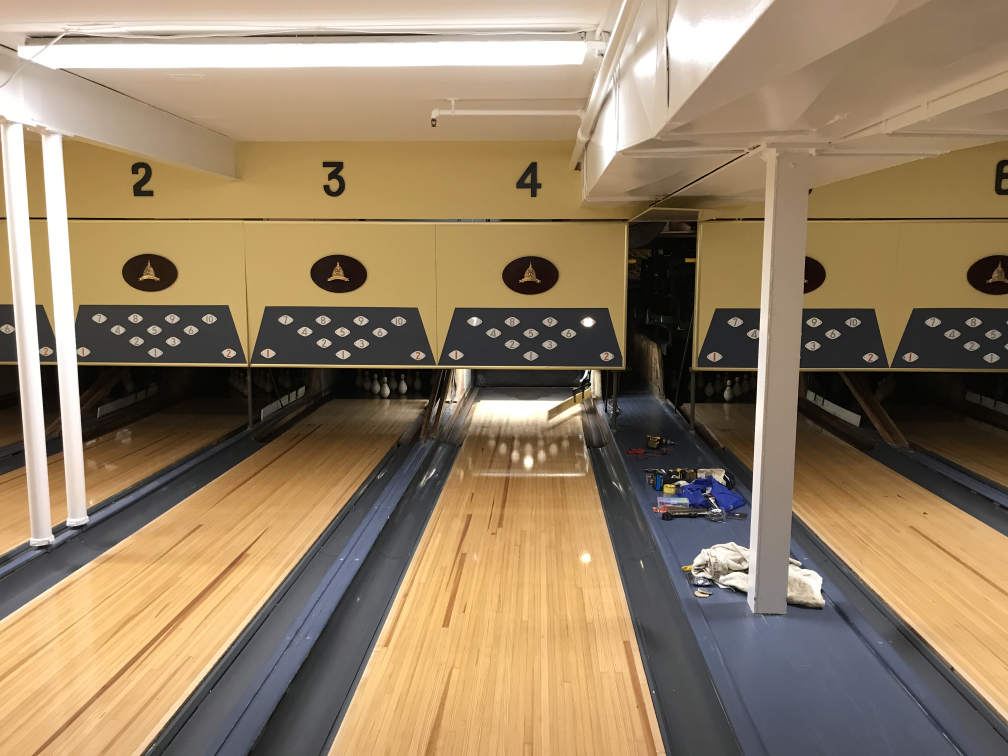
#> input picture IMG_0618.jpg, 4032 x 3024 px, given in place of video0.h264, which was not available (shown at 1/4 size)
$ python dprepeatVdetectPinsBallPC.py   (older library calls are emulated)
#> lines starting #> are read from the running program, lines starting #| are printed output that depends on the picture; after the words box and inside, x2 and y2 are one past the last pixel; in counts of white or black regions, pixels touching at a corner belong together; pictures that were not available may be replaced by others from this repository, and a replacement may not be noted
# import the necessary packages

import time
import cv2
import numpy
import cropdata640
import statistics, collections
# import RPi.GPIO as GPIO
# from matplotlib import pyplot as plt

pinsGPIO = [6, 26, 20, 5, 21, 3, 16, 2, 14, 15]
mask_crop_ranges = cropdata640.ballCrops
ballCrops = cropdata640.ballCrops
pin_crop_ranges = cropdata640.pin_crop_ranges
resetArmCrops = cropdata640.resetArmCrops
pinSetterCrops = cropdata640.pinSetterCrops

# [16 lines left out: functions setupGPIO, bit_GPIO, not called in this run]

def getCroppedImage(image,crop_array):
    croppedImage = image[crop_array[0]:crop_array[1],crop_array[2]:crop_array[3]]
    return croppedImage


# [6 lines left out: function writeImageSeries, not called in this run]

def isPinSetter():
    global setterPresent
    global frameNo
    global img_rgb
    global firstSetterFrame
    global activity

    # Convert BGR to HSV
    frame =  getCroppedImage(img_rgb, pinSetterCrops)
    hsv = cv2.cvtColor(frame, cv2.COLOR_BGR2HSV)
    # define range of green color in HSV
    lower_green = numpy.array([65,60,60])
    upper_green = numpy.array([80,255,255])
    # Threshold the HSV image to get only green colors
    mask = cv2.inRange(hsv, lower_green, upper_green)
    res = cv2.bitwise_and(frame,frame, mask=mask)
    _,thrshed = cv2.threshold(cv2.cvtColor(res,cv2.COLOR_BGR2GRAY),3,255,cv2.THRESH_BINARY)
    _,contours,_ = cv2.findContours(thrshed,cv2.RETR_LIST,cv2.CHAIN_APPROX_SIMPLE)
    setterPresent = False
    area = 0
    for cnt in contours:
        #Contour area is measured
        area = cv2.contourArea(cnt) +area
    if area >1000:
        setterPresent = True
    if setterPresent:
        activity = activity + str(priorPinCount)+ ',-2,'
        print("Green", area, frameNo, activity)
    return

def isResetArm():
    global firstArmFrame, armPresent, ballCounter
    global frameNo
    global img_rgb
    global img_gray1arm
    global threshArm, tArmStart
    global resetArmCrops
    global priorPinCount

    frame2arm = getCroppedImage(img_rgb, resetArmCrops)
    img_gray2arm = cv2.cvtColor(frame2arm, cv2.COLOR_BGR2GRAY)
    # print('IMG GRAY ARM', img_gray1arm, img_gray2arm, frame2arm, type(frame2arm))
    # print(type(img_gray1arm), type(img_gray2arm))
    diff = cv2.absdiff(img_gray1arm,img_gray2arm)
    # First value reduces noise.  Values above 150 seem to miss certain ball colors
    ret, threshArm = cv2.threshold(diff, 120,255,cv2.THRESH_BINARY)
    # frame = threshArm
    # Blur eliminates noise by averaging surrounding pixels.  Value is array size of blur and MUST BE ODD
    threshArm = cv2.medianBlur(threshArm,15)
    # cv2.imshow('arm trhesh', threshArm)
    cnts = cv2.findContours(threshArm.copy(), cv2.RETR_EXTERNAL,
		cv2.CHAIN_APPROX_SIMPLE)[-2]

    if len(cnts) > 0:
		# find the largest contour in the mask, then use
		# it to compute the minimum enclosing circle and centroid
        c = max(cnts, key=cv2.contourArea)
        ((xContour, yContour), radius) = cv2.minEnclosingCircle(c)
        if radius > 2:
            print('Reset Arm', frameNo, len(cnts), ballCounter, " ", priorPinCount)
            armPresent = True
            ballCounter = 0
            tArmStart = time.time()
    return

def findPins():
        global x,x1,y,y1
        global priorPinCount
        global img_rgb
        global frame2, frameNo
        pinCount = 0
        crop = []
        sumHist = [0,0,0,0,0,0,0,0,0,0]
        lower_red = numpy.array([0,180,80])
        upper_red = numpy.array([10,220,190])
        img_hsv = cv2.cvtColor(img_rgb, cv2.COLOR_BGR2HSV)
        mask = cv2.inRange(img_hsv,lower_red,upper_red)
        output = cv2.bitwise_and(img_hsv, img_hsv, mask=mask)
        threshold = 1
        for i in range(0,10):
                crop.append(output[pin_crop_ranges[i][0]+y:pin_crop_ranges[i][1]+y1,pin_crop_ranges[i][2]+x:pin_crop_ranges[i][3]+x1])
                hist = cv2.calcHist([crop[i]],[1],None,[4], [1,255])
                sumHist[i] = hist[0]+hist[1]+hist[2]+hist[3]
                # if frameNo==2376:
                #     cv2.imwrite('../videos/pin'+ str(frameNo) +str(i+1)+'.jpg',crop[i])
                if threshold <= sumHist[i]:
                    pinCount = pinCount + myModeFilter(i)
        # if frameNo%20 == 0:
        #     print('HIST', frameNo, pinCount)
        # bit_GPIO(pinsGPIO,pinCount)

        if priorPinCount == pinCount:
            return False
        else:
            priorPinCount = pinCount
            # print(frameNo, pinCount, sumHist[6], sumHist[7], sumHist[8], sumHist[9])
            return True


# [47 lines left out: functions myModeFilter, resetResetVars, drawPinRectangles, not called in this run]

cap = cv2.VideoCapture('C:/Users/cliff/OneDrive/pyProjects/videos/640/video0.h264')
# setupGPIO(pinsGPIO)
setterPresent = False
armPresent = False
priorPinCount = 0
bitBuckets =  collections.deque(9*[1], 9)
pinCounts =[bitBuckets for x in range(10)]
x=0
x1=0 +x
y=-0
y1=0 + y
crop_ranges = mask_crop_ranges
ballPresent = False
frameNo = 0
prevFrame = 0
ballCounter = 0
origCounter = 0
armPresent = False
tArmStart = 0
# for i in range(0,1):
#     a =(int(crop_ranges[i][2]/2)+x,int(crop_ranges[i][0]/2)+y)
#     b = (int(crop_ranges[i][3]/2)+x1, int(crop_ranges[i][1]/2)+y1)
ret, frame1 = cap.read()
#> frame1 is the input picture: shape (3024, 4032, 3); mean B, G, R 100.3, 128.1, 148.8
mask= getCroppedImage(frame1,mask_crop_ranges)
#> in getCroppedImage, `croppedImage = image[crop_array[0]:crop_array[1],crop_array[2]:crop_ar..`:
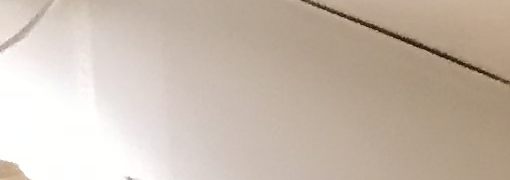
#> croppedImage: shape (180, 510, 3); mean B, G, R 174.8, 187.8, 201.4
mask_gray = cv2.cvtColor(mask, cv2.COLOR_BGR2GRAY)
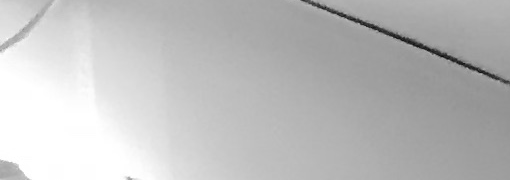
#> mask_gray: shape (180, 510); min 12, max 255, mean 190.4
frame1arm = getCroppedImage(frame1, resetArmCrops)
#> in getCroppedImage (call 2), `croppedImage = image[crop_array[0]:crop_array[1],crop_array[2]:crop_ar..`:
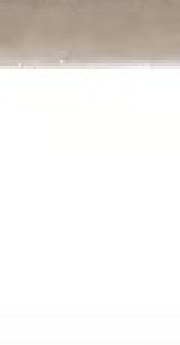
#> croppedImage: shape (115, 60, 3) (shown 3 times larger); mean B, G, R 234.1, 237.2, 240
img_gray1arm = cv2.cvtColor(frame1arm, cv2.COLOR_BGR2GRAY)

while(cap.isOpened()):

    ret, frame2 = cap.read()
    try:
        type(frame2[0]) is None
    except:
        print ("New Video")
        cap.release()
        break
        cap = cv2.VideoCapture('C:/Users/cliff/OneDrive/pyProjects/videos/640/video0.h264')
        ret, frame2 = cap.read()
    frameNo = frameNo +1
    img_rgb = frame2

    isPinSetter()   #Deadwood
#> in getCroppedImage (call 3), `croppedImage = image[crop_array[0]:crop_array[1],crop_array[2]:crop_ar..`:
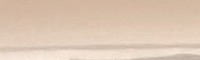
#> croppedImage: shape (60, 200, 3); mean B, G, R 180.4, 199.3, 221.4
#> in isPinSetter, `hsv = cv2.cvtColor(frame, cv2.COLOR_BGR2HSV)`: hsv: shape (60, 200, 3); mean H, S, V 13.8, 47.5, 221.4
#> in isPinSetter, `mask = cv2.inRange(hsv, lower_green, upper_green)`: mask: shape (60, 200); every value is 0
#> in isPinSetter, `res = cv2.bitwise_and(frame,frame, mask=mask)`: res: shape (60, 200, 3); every value is 0
#> in isPinSetter, `_,contours,_ = cv2.findContours(thrshed,cv2.RETR_LIST,cv2.CHAIN_APPROX..`: contours = []
#> after the loop in isPinSetter, `for cnt in contours:`: area = 0
    if setterPresent:
        print('SetterPresent', frameNo, ballCounter)
        # bit_GPIO(pinsGPIO,priorPinCount)
        time.sleep(10)
        setterPresent = False
        ballPresent = False
        continue

    if armPresent == False:
        isResetArm()    #Reset
#> in isResetArm, `diff = cv2.absdiff(img_gray1arm,img_gray2arm)`: diff: shape (115, 60); every value is 0
#> in isResetArm, `cnts = cv2.findContours(threshArm.copy(), cv2.RETR_EXTERNAL, cv2.CHAIN..`: cnts = []
    else:
        if time.time()-tArmStart >0.3:
            resetResetVars()
            print ('ArmPresent', frameNo, ballCounter)
        # [7 lines of commented-out code are left out]
        continue

    frame2= getCroppedImage(frame2, ballCrops)
    # img_gray1 = cv2.cvtColor(mask, cv2.COLOR_BGR2GRAY)
    img_gray = cv2.cvtColor(frame2, cv2.COLOR_BGR2GRAY)
    diff = cv2.absdiff(mask_gray,img_gray)
#> diff: shape (180, 510); every value is 0
    # First value sets gray value that is recognized.  Low values show noise.
    # Values above 150 seem to miss certain ball colors
    ret, thresh = cv2.threshold(diff, 80,255,cv2.THRESH_BINARY)
    if cv2.countNonZero(thresh)>400:
        print("Non Zero.............", frameNo, cv2.countNonZero(thresh))
    frame = thresh
    # Blur eliminates noise by averaging surrounding pixels.  Value is array size of blur and MUST BE ODD
    # thresh = cv2.medianBlur(thresh,13)
    # print(type(thresh), type(diff),type(img_gray1), type(img_gray2))
    cnts = cv2.findContours(thresh.copy(), cv2.RETR_EXTERNAL,
        cv2.CHAIN_APPROX_SIMPLE)[-2]
#> cnts = []
    # center = None
    # radius = 0
    if armPresent == False:
        # [7 lines of commented-out code are left out]
        if len(cnts) > 0:
            c = max(cnts, key=cv2.contourArea)
            ((xContour, yContour), radius) = cv2.minEnclosingCircle(c)
            # print(radius, xContour, yContour)
            if radius > 15 and radius < 40:
                if ballPresent == True :
                    ballPresent = False

                else:
                    ballPresent = True
                    ballCounter = ballCounter + 1

                    print("BALLLLLLLLLLLLLLLLLLLLLLLLLLLLLLLLLLLLLL", ballCounter, 'at frame ', frameNo-1)

    cv2.imshow('All', img_rgb)
    cv2.imshow('Ball', img_gray)
    cv2.imshow('Thresh' , thresh)
    tf = findPins()
#> in findPins, `img_hsv = cv2.cvtColor(img_rgb, cv2.COLOR_BGR2HSV)`: img_hsv: shape (3024, 4032, 3); mean H, S, V 32.6, 86.3, 150.8
#> in findPins, `mask = cv2.inRange(img_hsv,lower_red,upper_red)`:
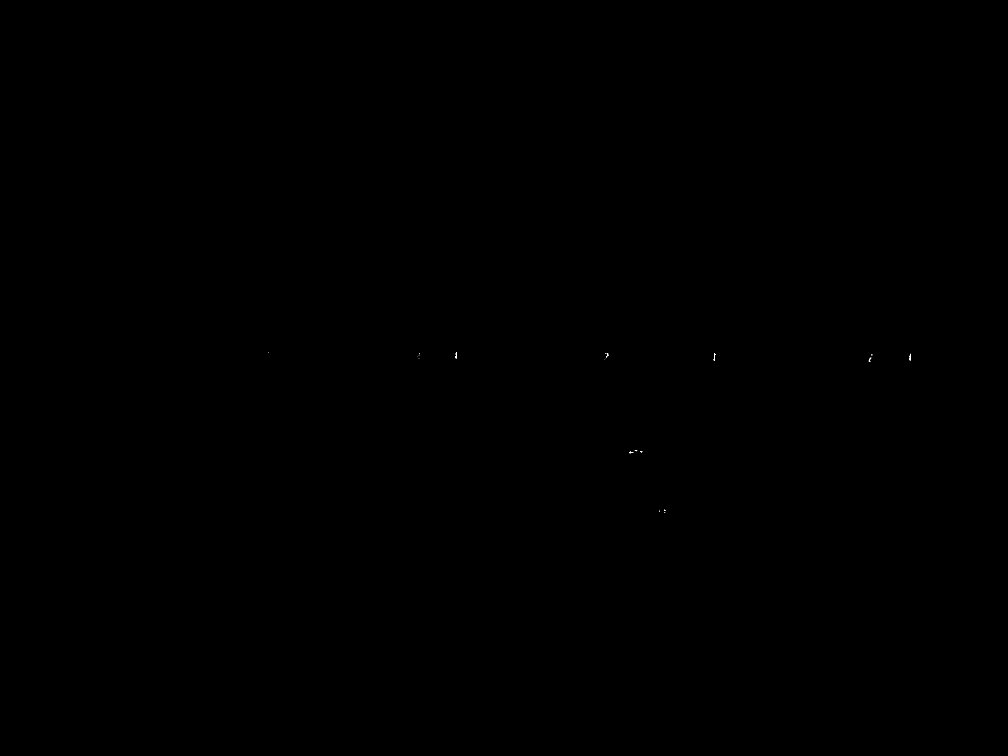
#> mask: shape (3024, 4032) (shown at 1/4 size); 0% white; 35 white regions (28 under 20 px), largest, box (x1, y1, x2, y2) and area: (2855, 1414, 2861, 1442) 107, (1823, 1408, 1827, 1434) 82, (3638, 1422, 3644, 1442) 75
#> in findPins, `output = cv2.bitwise_and(img_hsv, img_hsv, mask=mask)`: output: shape (3024, 4032, 3); mean H, S, V 0, 0, 0
#> after the loop in findPins, `for i in range(0,10):`: crop = 10 items; pinCount = 0; sumHist = [[0], [0], [0], [0], [0], [0], [0], [0], [0], [0]]

    # cv2.rectangle(img_rgb,b, a, 255,2)
    frame1 = frame2

    # cv2.imshow('IMG_RGB with Ball Rect', img_rgb)
    # writeImageSeries(100,1,img_rgb)

    key = cv2.waitKey(1) & 0xFF
#> (key q is pressed here)

    # if the `q` key was pressed, break from the loop
    if key == ord("q"):
        break

$ run again, on clean_pins.jpg
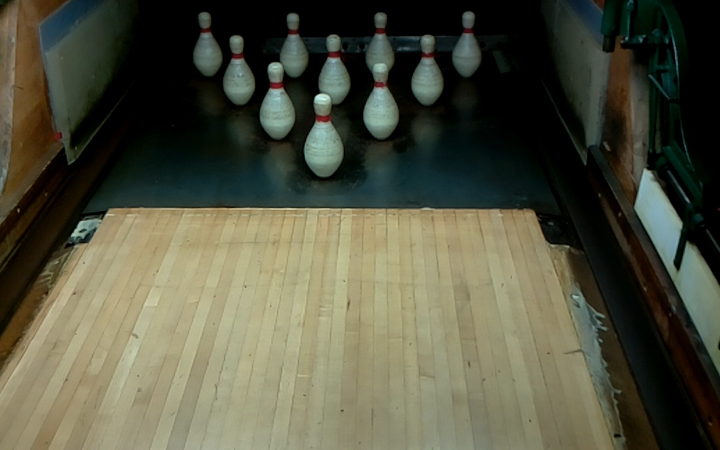
#> input picture clean_pins.jpg, 1440 x 900 px, given in place of video0.h264, which was not available (shown at 1/2 size)
#> frame1 is the input picture: shape (900, 1440, 3); mean B, G, R 65, 83.6, 83
#> `mask_gray = cv2.cvtColor(mask, cv2.COLOR_BGR2GRAY)`:
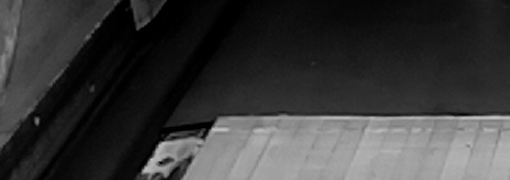
#> mask_gray: shape (180, 510); min 0, max 195, mean 57.3
#> croppedImage: shape (115, 60, 3)
#> in getCroppedImage (call 3), `croppedImage = image[crop_array[0]:crop_array[1],crop_array[2]:crop_ar..`:
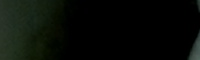
#> croppedImage: shape (60, 200, 3); mean B, G, R 6.8, 11.3, 7.8
#> hsv: shape (60, 200, 3); mean H, S, V 21.6, 59.7, 11.3
#> contours = [[[190, 57]]]
#> the loop in isPinSetter, `for cnt in contours:` made 1 pass
#> (cnt, area) on pass 1: ([[190, 57]], 0)
#> after the loop in isPinSetter, `for cnt in contours:`: area = 0
#> in isResetArm, `cnts = cv2.findContours(threshArm.copy(), cv2.RETR_EXTERNAL, cv2.CHAIN..`: cnts = []
#> img_hsv: shape (900, 1440, 3); mean H, S, V 36.3, 95, 87.7
#> output: shape (900, 1440, 3); mean H, S, V 0, 0, 0
#> after the loop in findPins, `for i in range(0,10):`: crop = 10 items; pinCount = 0; sumHist = [[0], [0], [0], [0], [0], [0], [0], [0], [0], [0]]
